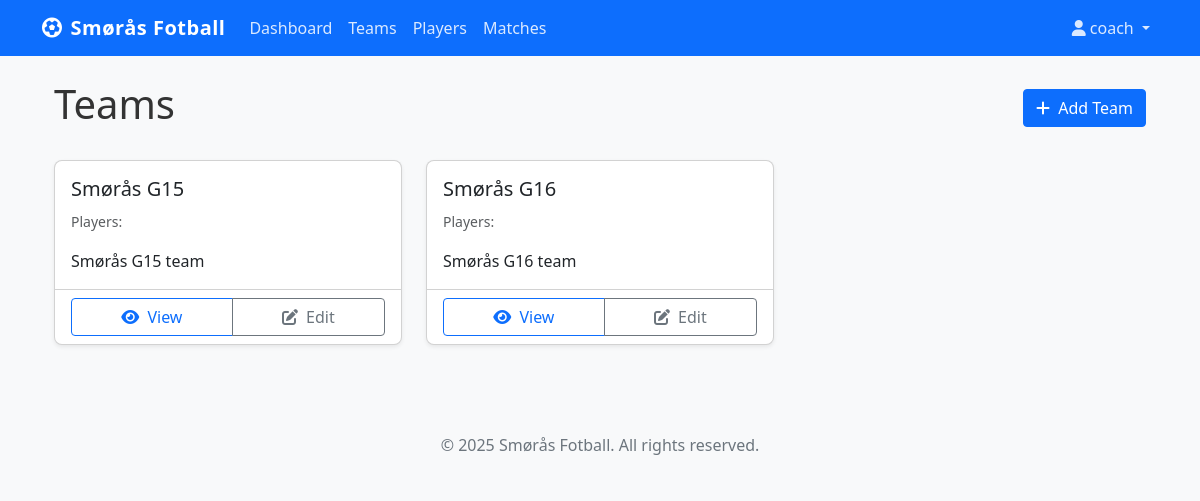
The page /team/teams/ (signed in) on the database its author committed.
### teammanager/models.py (models this page shows, shortened)
class Team(models.Model):
    name = models.CharField(max_length=100)
    description = models.TextField(blank=True, null=True)
    created_at = models.DateTimeField(auto_now_add=True)

### teammanager/views.py (the view)
# urls.py: path('teams/', views.TeamListView.as_view(), name='team-list'),
class TeamListView(LoginRequiredMixin, ListView):
    model = Team
    context_object_name = 'teams'
    def get_context_data(self, **kwargs):
        context = super().get_context_data(**kwargs)
        context['is_admin'] = self.request.user.profile.is_admin()
        context['is_coach'] = self.request.user.profile.is_coach()
        context['is_player'] = self.request.user.profile.is_player()
        context['is_approved'] = self.request.user.profile.is_approved()
        context['can_create'] = context['is_approved'] and (context['is_admin'] or context['is_coach'])
        return context

### teammanager/models.py (called while the page is built)
    def is_approved(self):
        return self.status == 'approved'

    def is_admin(self):
        return self.role == 'admin' and self.is_approved()

    def is_coach(self):
        return self.role == 'coach' and self.is_approved()

    def is_player(self):
        return self.role == 'player' and self.is_approved()

### templates/teammanager/team_list.html (shortened to what this page needs)
{% extends 'base.html' %}
{% block content %}
<div class="container">
    <div class="d-flex justify-content-between align-items-center mb-4">
        <h1>Teams</h1>
        <a href="{% url 'team-add' %}" class="btn btn-primary">
            <i class="fas fa-plus me-1"></i> Add Team
        </a>
    </div>
    {% if teams %}
    <div class="row">
        {% for team in teams %}
        <div class="col-md-6 col-lg-4 mb-4">
            <div class="card h-100 shadow-sm">
                <div class="card-body">
                    <h5 class="card-title">{{ team.name }}</h5>
                    <p class="card-text text-muted">
                        <small>Players: {{ team.players.count }}</small>
                    </p>
                    {% if team.description %}
                    <p class="card-text">{{ team.description|truncatechars:100 }}</p>
                    {% endif %}
                </div>
                <div class="card-footer bg-transparent">
                    <div class="btn-group w-100">
                        <a href="{% url 'team-detail' team.id %}" class="btn btn-outline-primary">
                            <i class="fas fa-eye me-1"></i> View
                        </a>
                        <a href="{% url 'team-edit' team.id %}" class="btn btn-outline-secondary">
                            <i class="fas fa-edit me-1"></i> Edit
                        </a>
                    </div>
                </div>
            </div>
        </div>
        {% endfor %}
    </div>
    {% else %}
    <div class="alert alert-info">
        <i class="fas fa-info-circle me-2"></i> No teams found. <a href="{% url 'team-add' %}" class="alert-link">Add a team</a> to get started.
    </div>
    {% endif %}
</div>
{% endblock %}

### templates/base.html (shortened to what this page needs)
<!DOCTYPE html>
<html lang="en">
<head>
    <link href="https://cdn.jsdelivr.net/npm/bootstrap@5.3.0/dist/css/bootstrap.min.css" rel="stylesheet">
    <link rel="stylesheet" href="https://cdnjs.cloudflare.com/ajax/libs/font-awesome/6.0.0/css/all.min.css">
    <link rel="stylesheet" href="/static/css/style.css">
</head>
<body>
    <nav class="navbar navbar-expand-lg navbar-dark bg-primary">
        <div class="container">
            <a class="navbar-brand" href="{% url 'home' %}">
                <i class="fas fa-futbol me-2"></i>Smørås Fotball
            </a>
            <div class="collapse navbar-collapse" id="navbarNav">
                <ul class="navbar-nav me-auto">
                    {% if user.is_authenticated %}
                    <li class="nav-item">
                        <a class="nav-link" href="{% url 'dashboard' %}">Dashboard</a>
                    </li>
                    <li class="nav-item">
                        <a class="nav-link" href="{% url 'team-list' %}">Teams</a>
                    </li>
                    <li class="nav-item">
                        <a class="nav-link" href="{% url 'player-list' %}">Players</a>
                    </li>
                    <li class="nav-item">
                        <a class="nav-link" href="{% url 'match-list' %}">Matches</a>
                    </li>
                    {% endif %}
                </ul>
                <ul class="navbar-nav">
                    {% if user.is_authenticated %}
                    <li class="nav-item dropdown">
                        <a class="nav-link dropdown-toggle" href="#" role="button" data-bs-toggle="dropdown">
                            <i class="fas fa-user me-1"></i>{{ user.username }}
                        </a>
                    </li>
                    {% endif %}
                </ul>
            </div>
        </div>
    </nav>
    <main class="container py-4">
        {% block content %}{% endblock %}
    </main>
    <footer class="bg-light py-3 mt-4">
        <div class="container text-center">
            <p class="mb-0">&copy; {% now "Y" %} Smørås Fotball. All rights reserved.</p>
        </div>
    </footer>
</body>
</html>

### static/css/style.css (style rules this page uses)
body { font-family: 'Segoe UI', Tahoma, Geneva, Verdana, sans-serif; color: #333; background-color: #f8f9fa; }
.navbar-brand { font-weight: 600; letter-spacing: 0.5px; }
.navbar-dark .navbar-nav .nav-link { color: rgba(255, 255, 255, 0.85); }
.card { border-radius: 0.5rem; overflow: hidden; transition: all 0.3s ease; }
.btn { border-radius: 0.25rem; font-weight: 500; }
.btn-primary { background-color: #0d6efd; border-color: #0d6efd; }
.btn-outline-primary { color: #0d6efd; border-color: #0d6efd; }
footer { margin-top: 3rem; padding: 1.5rem 0; color: #6c757d; }

### rows shown on the page
Team: name "Smørås G15", description "Smørås G15 team"
Team: name "Smørås G16", description "Smørås G16 team"

### other values the page prints
{{ user.username }} "coach"
